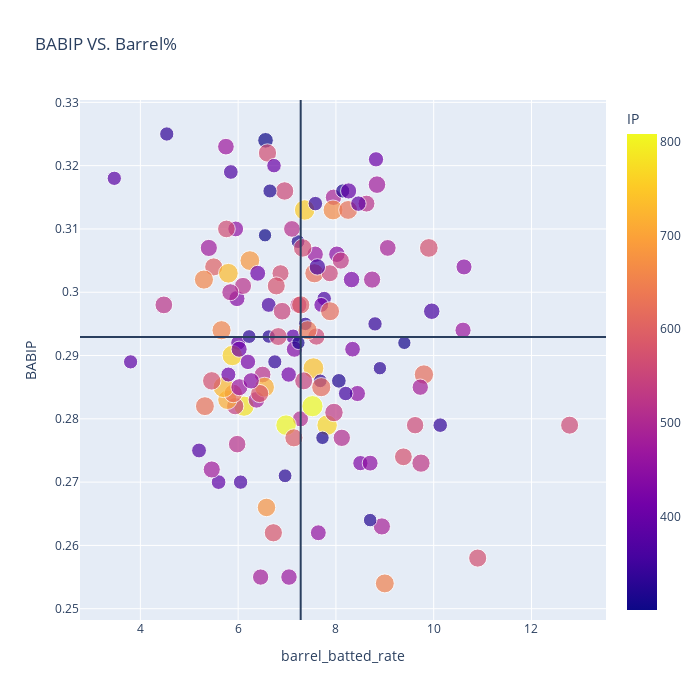

This figure's notebook cell:
### Code cell
fig = px.scatter(fg_sav, x="barrel_batted_rate", y="BABIP",
                 size = 'pitch_count',color ="IP",
                 hover_name="Name", log_x=False, size_max=15
                 , width=700, height=700,
                 title = "BABIP VS. Barrel%")
fig.add_hline(y=mu)
fig.add_vline(x = np.mean(fg_sav['barrel_batted_rate']))
fig.show()

### Figure 1 — Plotly figure (JSON) as saved in the notebook; plotly's stock layout.template omitted (floating-point values rounded to 4 significant figures; data arrays with more than 128 entries replaced by an {"elided": "..."} marker saying what was removed)
{"data": [{"hovertemplate": "<b>%{hovertext}</b><br><br>barrel_batted_rate=%{x}<br>BABIP=%{y}<br>pitch_count=%{marker.size}<br>IP=%{marker.color}<extra></extra>", "hovertext": {"elided": "132 str values"}, "legendgroup": "", "marker": {"color": {"elided": "132 float values"}, "coloraxis": "coloraxis", "size": {"elided": "132 int values"}, "sizemode": "area", "sizeref": 58.24, "symbol": "circle"}, "mode": "markers", "name": "", "orientation": "v", "showlegend": false, "type": "scatter", "x": {"elided": "132 float values"}, "xaxis": "x", "y": {"elided": "132 float values"}, "yaxis": "y"}], "layout": {"coloraxis": {"colorbar": {"title": {"text": "IP"}}, "colorscale": [[0, "#0d0887"], [0.1111, "#46039f"], [0.2222, "#7201a8"], [0.3333, "#9c179e"], [0.4444, "#bd3786"], [0.5556, "#d8576b"], [0.6667, "#ed7953"], [0.7778, "#fb9f3a"], [0.8889, "#fdca26"], [1, "#f0f921"]]}, "height": 700, "legend": {"itemsizing": "constant", "tracegroupgap": 0}, "shapes": [{"type": "line", "x0": 0, "x1": 1, "xref": "x domain", "y0": 0.2929, "y1": 0.2929, "yref": "y"}, {"type": "line", "x0": 7.279, "x1": 7.279, "xref": "x", "y0": 0, "y1": 1, "yref": "y domain"}], "title": {"text": "BABIP VS. Barrel%"}, "width": 700, "xaxis": {"anchor": "y", "domain": [0, 1], "title": {"text": "barrel_batted_rate"}}, "yaxis": {"anchor": "x", "domain": [0, 1], "title": {"text": "BABIP"}}}}
